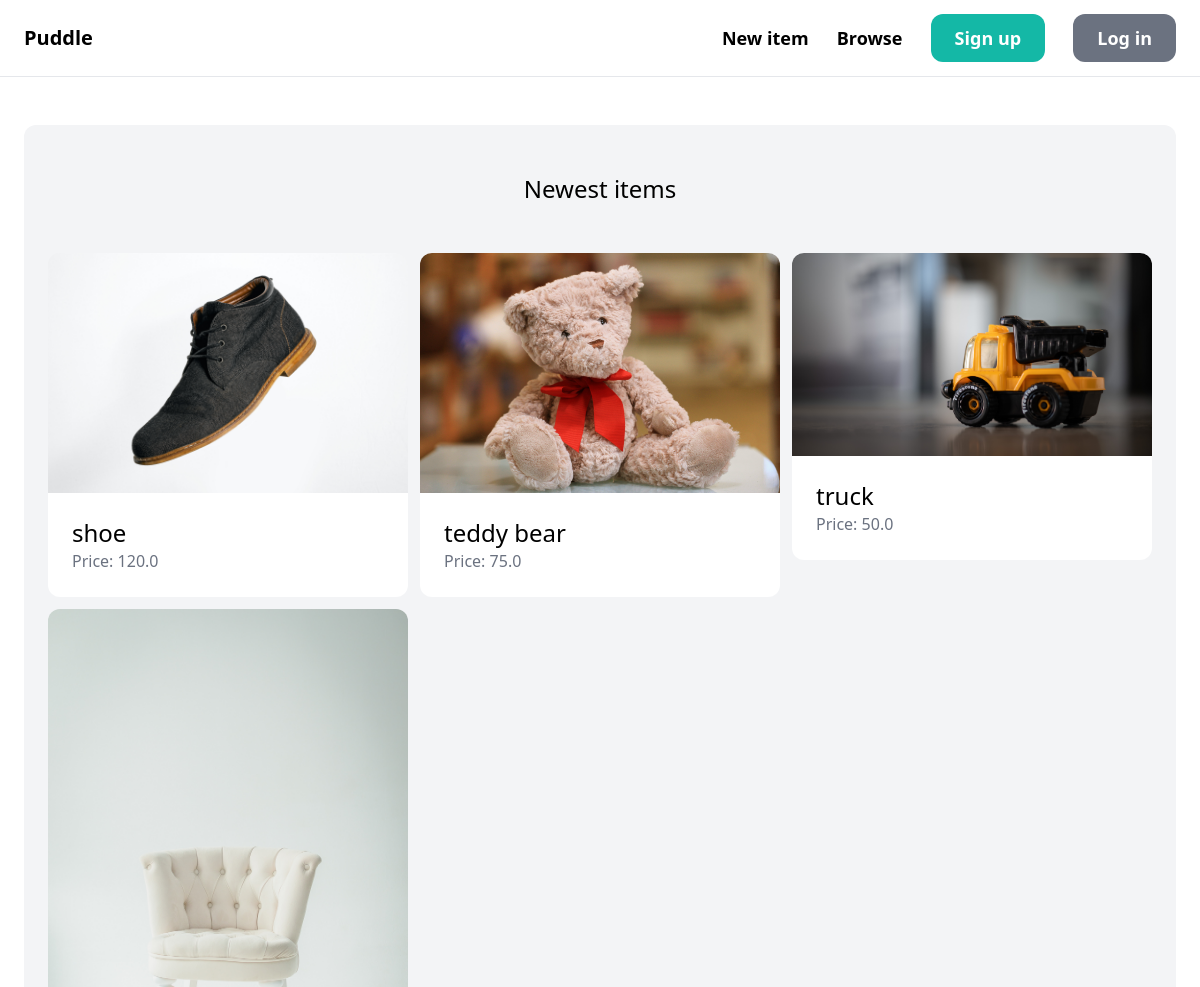
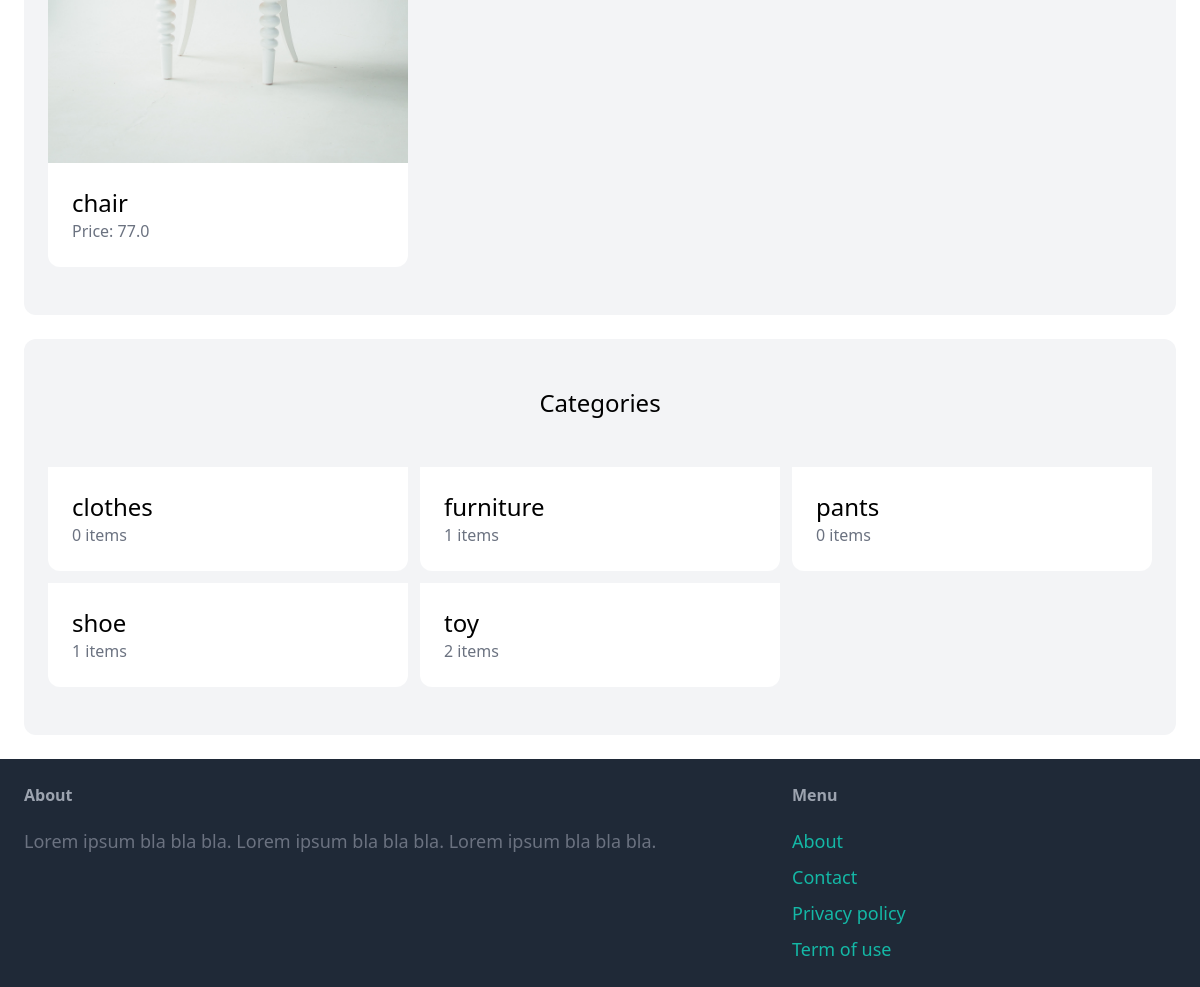
The page / on the database its author committed (2 pictures, top to bottom).
### item/models.py (models this page shows, shortened)
class Item(models.Model):
    category = models.ForeignKey(Category, related_name='items', on_delete=models.CASCADE)
    name = models.CharField(max_length=255)
    description = models.TextField(blank=True, null=True)
    price = models.FloatField()
    image = models.ImageField(upload_to='item_images', blank=True, null=True)
    is_sold = models.BooleanField(default=False)
    created_by = models.ForeignKey(User, related_name='items', on_delete=models.CASCADE)
    created_at = models.DateTimeField(auto_now_add=True)

class Category(models.Model):
    name = models.CharField(max_length=255)
    class Meta:
        ordering = ('name',)
        verbose_name_plural = 'Categories'

### core/views.py (the view)
# urls.py: path('', views.index, name='index'),
def index(request):
    items = Item.objects.filter(is_sold=False)[0:6]
    categories = Category.objects.all()
    return render(request, 'core/index.html', {
        'categories': categories,
        'items': items,
    })

### core/templates/core/index.html (shortened to what this page needs)
{% extends 'core/base.html' %}
{% block content %}
    <div class="mt-6 px-6 py-12 bg-gray-100 rounded-xl">
        <h2 class="mb-12 text-2xl text-center">Newest items</h2>
        <div class="grid grid-cols-3 gap-3">
            {% for item in items %}
                <div>
                    <a href="{% url 'item:detail' item.id %}">
                        <div>
                            <img src="{{ item.image.url }}" class="rounded-t-xl">
                        </div>
                        <div class="p-6 bg-white rounded-b-xl">
                            <h2 class="text-2xl">{{ item.name }}</h2>
                            <p class="text-gray-500">Price: {{ item.price }}</p>
                        </div>
                    </a>
                </div>
            {% endfor %}
        </div>
    </div>
    <div class="mt-6 px-6 py-12 bg-gray-100 rounded-xl">
        <h2 class="mb-12 text-2xl text-center">Categories</h2>
        <div class="grid grid-cols-3 gap-3">
            {% for category in categories %}
                <div>
                    <a href="#">
                        <div class="p-6 bg-white rounded-b-xl">
                            <h2 class="text-2xl">{{ category.name }}</h2>
                            <p class="text-gray-500">{{ category.items.count }} items</p>
                        </div>
                    </a>
                </div>
            {% endfor %}
        </div>
    </div>
{% endblock %}

### core/templates/core/base.html (shortened to what this page needs)
<!doctype html>
<html>
    <head>
        <script src="https://cdn.tailwindcss.com"></script>
    </head>
    <body>
        <nav class="py-6 px-6 flex justify-between items-center border-b border-gray-200">
            <a href="/" class="text-xl font-semibold">Puddle</a>
            <div class="space-x-6">
                <a href="{% url 'item:new' %}" class="text-lg font-semibold hover:text-gray-500">New item</a>
                <a href="{% url 'item:items' %}" class="text-lg font-semibold hover:text-gray-500">Browse</a>
                {% if request.user.is_authenticated %}
                    <a href="{% url 'conversation:inbox' %}" class="px-6 py-3 text-lg font-semibold bg-teal-500 text-white rounded-xl hover:bg-teal-700">Inbox</a>
                    <a href="{% url 'dashboard:index' %}" class="px-6 py-3 text-lg font-semibold bg-gray-500 text-white rounded-xl hover:bg-gray-700">Dashboard</a>
                {% else %}
                    <a href="{% url 'core:signup' %}" class="px-6 py-3 text-lg font-semibold bg-teal-500 text-white rounded-xl hover:bg-teal-700">Sign up</a>
                    <a href="{% url 'core:login' %}" class="px-6 py-3 text-lg font-semibold bg-gray-500 text-white rounded-xl hover:bg-gray-700">Log in</a>
                {% endif %}
            </div>
        </nav>
        <div class="px-6 py-6">
            {% block content %}
            {% endblock %}
        </div>
        <footer class="py-6 px-6 flex justify-between bg-gray-800">
            <div class="w-2/3 pr-10">
                <h3 class="mb-5 font-semibold text-gray-400">About</h3>
                <p class="text-lg text-gray-500">Lorem ipsum bla bla bla. Lorem ipsum bla bla bla. Lorem ipsum bla bla bla.</p>
            </div>
            <div class="w-1/3">
                <h3 class="mb-5 font-semibold text-gray-400">Menu</h3>
                <ul class="space-y-2">
                    <li><a href="#" class="text-lg text-teal-500 hover:text-teal-700">About</a></li>
                    <li><a href="{% url 'core:contact' %}" class="text-lg text-teal-500 hover:text-teal-700">Contact</a></li>
                    <li><a href="#" class="text-lg text-teal-500 hover:text-teal-700">Privacy policy</a></li>
                    <li><a href="#" class="text-lg text-teal-500 hover:text-teal-700">Term of use</a></li>
                </ul>
            </div>
        </footer>
    </body>
</html>

### rows shown on the page
Item: image (picture), name "shoe", price "120.0"
Item: image (picture), name "teddy bear", price "75.0"
Item: image (picture), name "truck", price "50.0"
Item: image (picture), name "chair", price "77.0"
Category: name "clothes", items.count "0"
Category: name "furniture", items.count "1"
Category: name "pants", items.count "0"
Category: name "shoe", items.count "1"
Category: name "toy", items.count "2"
